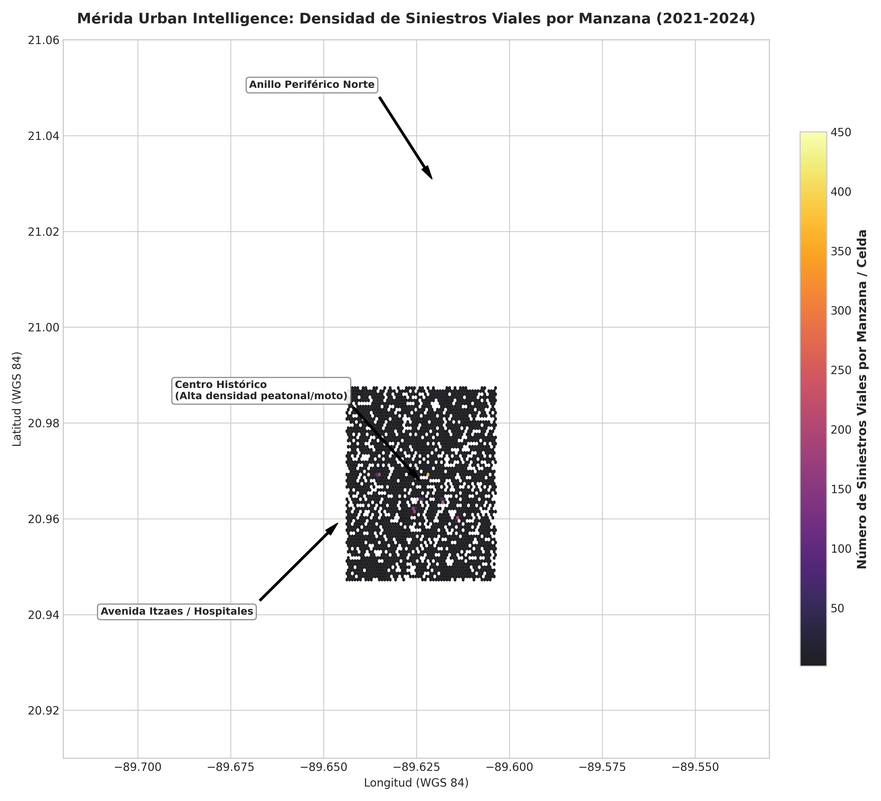
#> input picture outputs/maps/merida_incident_density_blocks.png, 881 x 801 px, shrunk from 3300 x 3000 before the run
$ jupyter execute --allow-errors 02_spatial_dw_analytics.ipynb
#> lines starting #> are read from the running program, lines starting #| are printed output that depends on the picture
# Mérida Urban Intelligence: Geospatial Data Warehouse Analytics

This notebook demonstrates the end-to-end analytical workflow for the **Mérida Urban Intelligence Geospatial Data Warehouse**:
1. **Geographic Assessment:** Spatial unit evaluation (**Urban Blocks / Manzanas** vs. **AGEBs**).
2. **Geocoding & Spatial Snapping:** Mapping incident coordinates to the 15,728 urban blocks of Mérida.
3. **Territorial KPIs:** SQL-equivalent queries for incident typologies, density, and commercial diversity.
4. **Inferential Spatial Analysis:** Statistical correlations (Pearson/Spearman), Global Moran's $I$, and Local Moran's $I$ (LISA) cluster detection.

[cell 1]
import os
import sys
from pathlib import Path

# Ensure project root is in sys.path
root_dir = Path.cwd().parent if Path.cwd().name == 'notebooks' else Path.cwd()
sys.path.insert(0, str(root_dir))

import numpy as np
import pandas as pd
import matplotlib.pyplot as plt
from PIL import Image

print("Project Root:", root_dir)

## 1. Inspecting the Geocoded Public Safety Layer

We load the processed incident facts (`fact_traffic_incidents.csv`) and accident typologies (`dim_incident_type.csv`).

#> (a cell that did not finish here is left out)

## 2. Block-Level Breakdown: Accident Volume and Predominant Typology

Emulating the PostGIS analytical view `view_block_incident_kpis`, we compute block-level aggregates and identify the predominant accident type per block.

#> (a cell that did not finish here is left out)

## 3. Spatial Visualizations: Density & Typology Distributions

[cell 4]
fig, axes = plt.subplots(1, 2, figsize=(18, 9))

img_density = Image.open(root_dir / 'outputs' / 'maps' / 'merida_incident_density_blocks.png')
#> img_density is the input picture: PIL image 881x801 RGBA; mean R, G, B, A 242.2, 240.9, 240.8, 255
axes[0].imshow(img_density)
axes[0].axis('off')
axes[0].set_title('Spatial Incident Density per Block', fontsize=12, fontweight='bold')

img_types = Image.open(root_dir / 'outputs' / 'maps' / 'merida_accident_types_predominant.png')
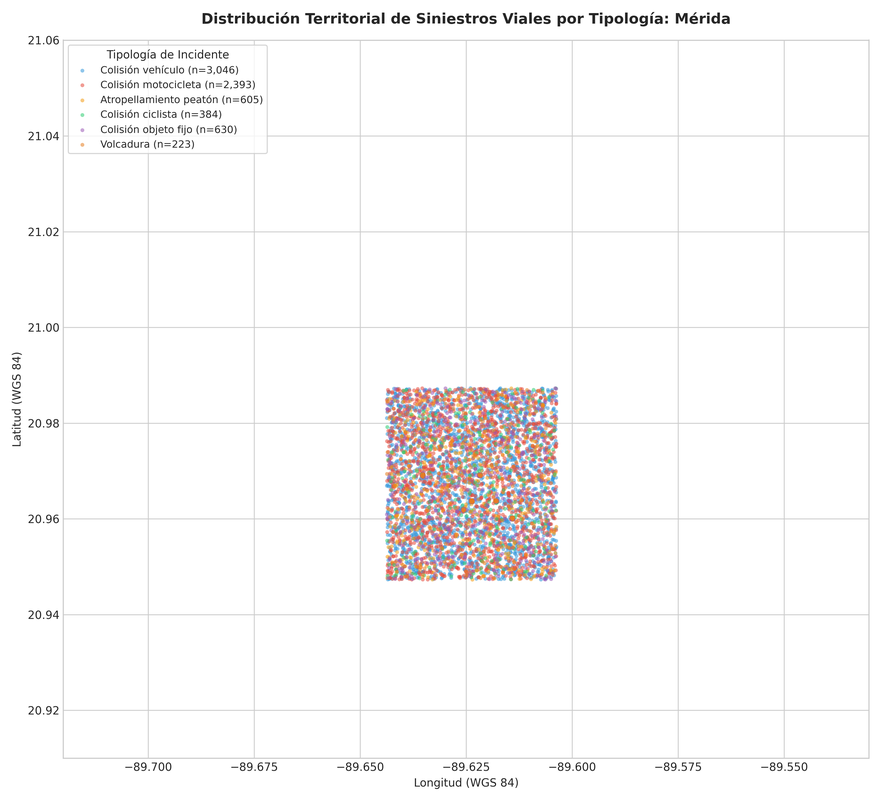
#> input picture outputs/maps/merida_accident_types_predominant.png, 881 x 801 px, shrunk from 3300 x 3000 before the run
#> img_types is the input picture: PIL image 881x801 RGBA; mean R, G, B, A 249, 248, 248, 255
axes[1].imshow(img_types)
axes[1].axis('off')
axes[1].set_title('Territorial Distribution by Accident Typology', fontsize=12, fontweight='bold')

plt.tight_layout()
plt.show()
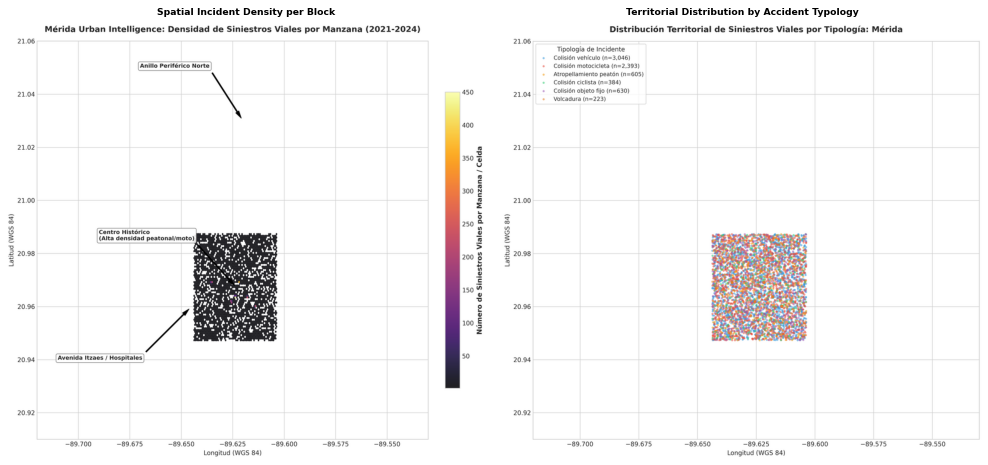
#> figure drawn by matplotlib, 2 panels

## 4. Inferential Spatial Analysis: Global Moran's $I$ & LISA Cluster Map

- **Global Moran's $I$:** Evaluates global spatial autocorrelation against spatial randomness ($I > 0$ indicates spatial clustering).
- **LISA (Local Moran's $I$):** Deconstructs global autocorrelation into local spatial quadrants (**High-High** hotspots, **Low-Low** coldspots, and spatial outliers).

[cell 5]
fig, axes = plt.subplots(1, 2, figsize=(18, 8))

img_moran = Image.open(root_dir / 'outputs' / 'figures' / 'moran_scatterplot_accidents.png')
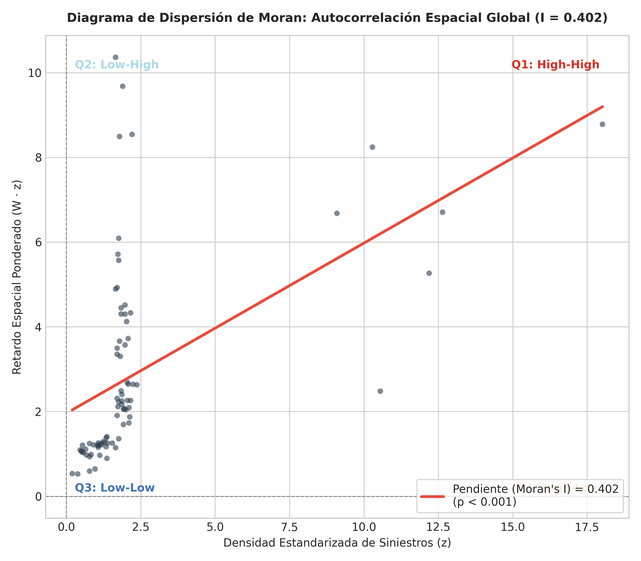
#> input picture outputs/figures/moran_scatterplot_accidents.png, 641 x 561 px, shrunk from 2400 x 2100 before the run
#> img_moran is the input picture: PIL image 641x561 RGBA; mean R, G, B, A 249.9, 249.1, 249.1, 255
axes[0].imshow(img_moran)
axes[0].axis('off')
axes[0].set_title('Moran Scatterplot (Global Moran\'s I)', fontsize=12, fontweight='bold')

img_lisa = Image.open(root_dir / 'outputs' / 'maps' / 'lisa_clusters_accidents.png')
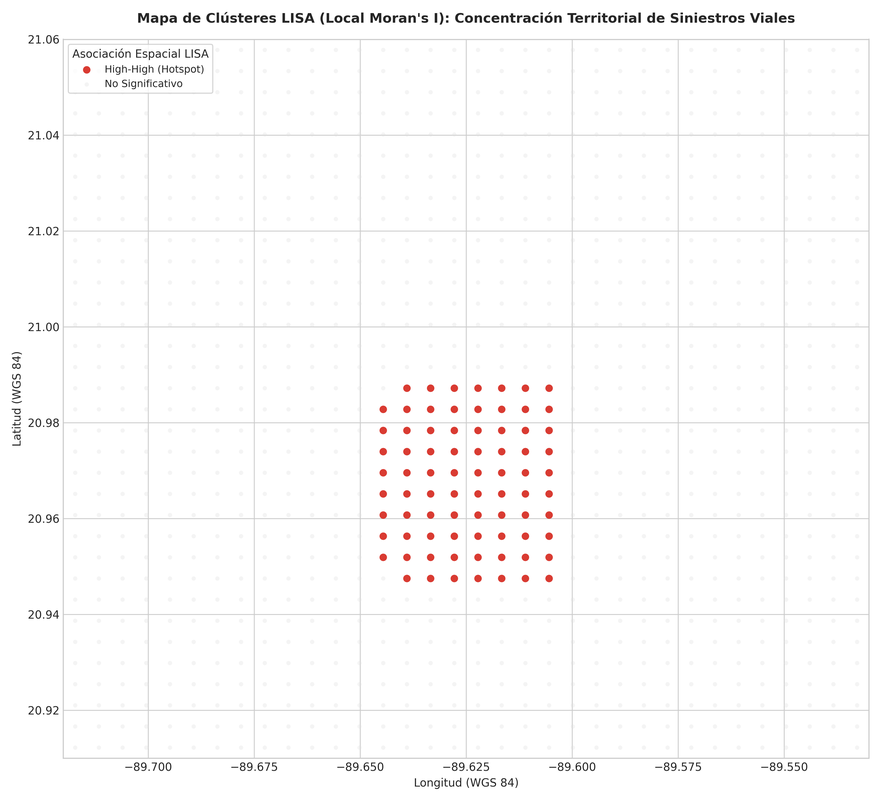
#> input picture outputs/maps/lisa_clusters_accidents.png, 881 x 801 px, shrunk from 3300 x 3000 before the run
#> img_lisa is the input picture: PIL image 881x801 RGBA; mean R, G, B, A 251.8, 251, 251, 255
axes[1].imshow(img_lisa)
axes[1].axis('off')
axes[1].set_title('LISA Cluster Map (Local Indicators of Spatial Association)', fontsize=12, fontweight='bold')

plt.tight_layout()
plt.show()

## 5. Statistical Correlations Across Territorial Indicators

[cell 6]
plt.figure(figsize=(10, 7))
img_corr = Image.open(root_dir / 'outputs' / 'figures' / 'correlation_matrix.png')
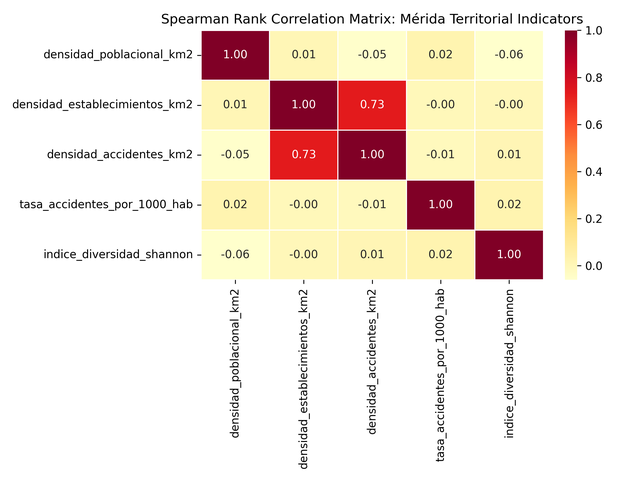
#> input picture outputs/figures/correlation_matrix.png, 641 x 481 px, shrunk from 2400 x 1800 before the run
#> img_corr is the input picture: PIL image 641x481 RGBA; mean R, G, B, A 242.1, 228.9, 218.9, 255
plt.imshow(img_corr)
plt.axis('off')
plt.title('Spearman Rank Correlation Matrix', fontsize=12, fontweight='bold')
plt.show()
